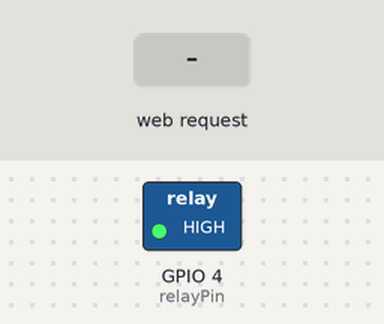
The sketch below on a simulated ESP32. On the bench: switched loads named in the sketch (green lamp = pin HIGH). Inputs (shaded band) come from the test bench. WiFi joins after 1.5 s; servers stay silent unless stated; what the sketch prints to the serial monitor is not drawn.

Above: at 2.7 s.
2.8 s: HTTP request GET /unlock received
At 3.8 s:
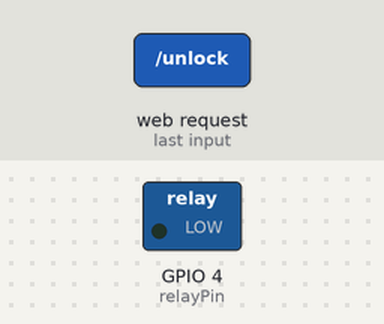
Timing chart, 0 to 7.3 s (numbered marks = the images above; inputs shaded):
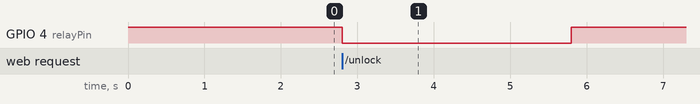

The sketch:

esp32_smart_lock.ino
```cpp
/*
 * CORTEX Smart Lock - ESP32 Firmware
 * Developed by: อาจารย์นครินทร์ ศรีปัญญา
 *
 * Description:
 * This firmware connects to WiFi and listens for an HTTP GET request on /unlock.
 * Once triggered, it activates a relay to open a solenoid lock.
 */

#include <WiFi.h>
#include <WebServer.h>

// --- Configuration ---
const char* ssid = "YOUR_WIFI_SSID";
const char* password = "YOUR_WIFI_PASSWORD";

WebServer server(80);
const int relayPin = 4; // GPIO Pin connected to Relay (Adjust as needed)
const int unlockDuration = 3000; // Time in milliseconds to keep the door unlocked

// --- Handlers ---
void handleRoot() {
  server.send(200, "text/plain", "CORTEX ESP32 IoT Node is Online.");
}

void handleUnlock() {
  Serial.println("[IoT] Unlock Triggered from Python App");

  // Trigger Relay (Assuming Active Low Relay)
  digitalWrite(relayPin, LOW);
  server.send(200, "text/plain", "OK: Door Unlocked");

  delay(unlockDuration);

  // Return to Locked state
  digitalWrite(relayPin, HIGH);
  Serial.println("[IoT] Locked");
}

void handleNotFound() {
  server.send(404, "text/plain", "Not Found");
}

void setup() {
  Serial.begin(115200);

  // Setup Relay Pin
  pinMode(relayPin, OUTPUT);
  digitalWrite(relayPin, HIGH); // Default state is locked (Relay OFF)

  // Connect to WiFi
  Serial.println();
  Serial.print("[WiFi] Connecting to ");
  Serial.println(ssid);

  WiFi.begin(ssid, password);

  int attempts = 0;
  while (WiFi.status() != WL_CONNECTED && attempts < 20) {
    delay(500);
    Serial.print(".");
    attempts++;
  }

  if (WiFi.status() == WL_CONNECTED) {
    Serial.println("\n[WiFi] Connected Successfully!");
    Serial.print("[WiFi] IP Address: ");
    Serial.println(WiFi.localIP());
  } else {
    Serial.println("\n[WiFi] Failed to connect. Please check your credentials.");
  }

  // Define API Routes
  server.on("/", handleRoot);
  server.on("/unlock", handleUnlock);
  server.onNotFound(handleNotFound);

  // Start Server
  server.begin();
  Serial.println("[HTTP] Server started on port 80");
}

void loop() {
  server.handleClient();

  // Optional: Connection Watchdog
  if (WiFi.status() != WL_CONNECTED) {
    // Attempt reconnection if lost
    static unsigned long lastReconnect = 0;
    if (millis() - lastReconnect > 10000) {
      Serial.println("[WiFi] Connection lost. Reconnecting...");
      WiFi.begin(ssid, password);
      lastReconnect = millis();
    }
  }
}
```

Measured:
- after the input at 2.8 s, GPIO 4 (relayPin): HIGH → LOW at once, → HIGH 3.0 s later
